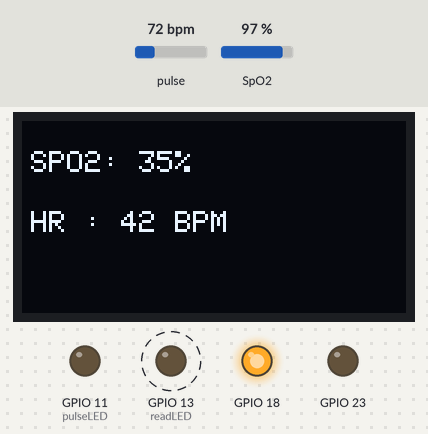
A program run on a simulated ESP32. Parts: 128×64 one-colour display, output pins drawn as LEDs (lit = HIGH). Dashed ring = blinking. The test bench sets the inputs (shaded band); at power-on: pulse 72 bpm, SpO2 97 %. Nothing arrives over Bluetooth unless stated; a phone connects over Bluetooth LE 3 s after start; what the program prints to the serial monitor is not drawn.

Above: at 56.8 s.
Timing chart, 0 to 130.0 s (numbered marks = the images above):
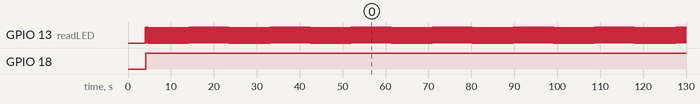

The program:

main.cpp
```cpp
#include "spo2_algorithm.h"
#include <Adafruit_GFX.h>
#include <Adafruit_SSD1306.h>
#include <Arduino.h>
#include <BLEDevice.h>
#include <BLEServer.h>
#include <BLEUtils.h>
#include <MAX30105.h>

#define SERVICE_UUID "4fafc201-1fb5-459e-8fcc-c5c9c331914b"
#define SPO2_CHARACTERISTIC_UUID "beb5483e-36e1-4688-b7f5-ea07361b26a8"
#define PULSE_CHARACTERISTIC_UUID "60467bc8-f5e3-4fca-8f86-ce2d6183d7c2"

MAX30105 particleSensor;

#define MAX_BRIGHTNESS 255

#if defined(AVR_ATmega328P) || defined(AVR_ATmega168)
// Arduino Uno doesn't have enough SRAM to store 100 samples of IR led data and
// red led data in 32-bit format To solve this problem, 16-bit MSB of the
// sampled data will be truncated. Samples become 16-bit data.
uint16_t irBuffer[100];  // infrared LED sensor data
uint16_t redBuffer[100]; // red LED sensor data
#else
uint32_t irBuffer[100];  // infrared LED sensor data
uint32_t redBuffer[100]; // red LED sensor data
#endif

int32_t bufferLength; // data length
int32_t spo2;         // SPO2 value
int8_t validSPO2;     // indicator to show if the SPO2 calculation is valid
int32_t heartRate;    // heart rate value
int8_t
    validHeartRate; // indicator to show if the heart rate calculation is valid
int p;
byte pulseLED = 11; // Must be on PWM pin
byte readLED = 13;  // Blinks with each data read

const int lebar = 128;                              // OLED
const int tinggi = 64;                              // OLED
const int reset = 4;                                // OLED
Adafruit_SSD1306 oled(lebar, tinggi, &Wire, reset); // OLED

void setup() {
  Serial.begin(
      115200); // initialize serial communication at 115200 bits per second:

  pinMode(pulseLED, OUTPUT);
  pinMode(readLED, OUTPUT);
  pinMode(23, OUTPUT);
  pinMode(18, OUTPUT);
  oled.begin(SSD1306_SWITCHCAPVCC, 0x3C); // OLED
  oled.clearDisplay();                    // OLED

  // Initialize sensor
  if (!particleSensor.begin(
          Wire, I2C_SPEED_FAST)) // Use default I2C port, 400kHz speed
  {
    Serial.println(F("MAX30105 was not found. Please check wiring/power."));
    while (1)
      ;
  }

  Serial.println(F("Attach sensor to finger with rubber band. Press any key to "
                   "start conversion"));
  // while (Serial.available() == 0) ; //wait until user presses a key
  //  Serial.read();

  byte ledBrightness = 60; // Options: 0=Off to 255=50mA
  byte sampleAverage = 4;  // Options: 1, 2, 4, 8, 16, 32
  byte ledMode = 2; // Options: 1 = Red only, 2 = Red + IR, 3 = Red + IR + Green
  byte sampleRate = 100; // Options: 50, 100, 200, 400, 800, 1000, 1600, 3200
  int pulseWidth = 411;  // Options: 69, 118, 215, 411
  int adcRange = 4096;   // Options: 2048, 4096, 8192, 16384

  particleSensor.setup(ledBrightness, sampleAverage, ledMode, sampleRate,
                       pulseWidth,
                       adcRange); // Configure sensor with these settings
}

void loop() {
  bufferLength =
      100; // buffer length of 100 stores 4 seconds of samples running at 25sps

  // read the first 100 samples, and determine the signal range
  for (byte i = 0; i < bufferLength; i++) {
    while (particleSensor.available() == false) // do we have new data?
      particleSensor.check();                   // Check the sensor for new data

    redBuffer[i] = particleSensor.getRed();
    irBuffer[i] = particleSensor.getIR();
    particleSensor
        .nextSample(); // We're finished with this sample so move to next sample
    Serial.print(F("red="));
    Serial.print(redBuffer[i], DEC);
    Serial.print(F(", ir="));
    Serial.println(irBuffer[i], DEC);
  }

  // calculate heart rate and SpO2 after first 100 samples (first 4 seconds of
  // samples)
  BLEDevice::init("Heart Check Device");
  BLEServer *pServer = BLEDevice::createServer();
  BLEService *pService = pServer->createService(SERVICE_UUID);
  BLECharacteristic *spo2Characteristic = pService->createCharacteristic(
      SPO2_CHARACTERISTIC_UUID,
      BLECharacteristic::PROPERTY_READ | BLECharacteristic::PROPERTY_WRITE);

  BLECharacteristic *pulseCharacteristics = pService->createCharacteristic(
      PULSE_CHARACTERISTIC_UUID,
      BLECharacteristic::PROPERTY_READ | BLECharacteristic::PROPERTY_WRITE);

  // initial value
  spo2Characteristic->setValue("0");
  pulseCharacteristics->setValue("0");

  pService->start();
  BLEAdvertising *pAdvertising = pServer->getAdvertising();

  pAdvertising->addServiceUUID(SERVICE_UUID);
  pAdvertising->setScanResponse(true);
  pAdvertising->setMinPreferred(0x06);

  pAdvertising->setMinPreferred(0x12);
  pAdvertising->start();

  maxim_heart_rate_and_oxygen_saturation(irBuffer, bufferLength, redBuffer,
                                         &spo2, &validSPO2, &heartRate,
                                         &validHeartRate);

  // Continuously taking samples from MAX30102.  Heart rate and SpO2 are
  // calculated every 1 second
  while (1) {
    // dumping the first 25 sets of samples in the memory and shift the last 75
    // sets of samples to the top
    for (byte i = 25; i < 100; i++) {
      redBuffer[i - 25] = redBuffer[i];
      irBuffer[i - 25] = irBuffer[i];
    }
    Serial.println("Reading...");

    // take 25 sets of samples before calculating the heart rate.
    for (byte i = 75; i < 100; i++) {
      while (particleSensor.available() == false) // do we have new data?
        particleSensor.check(); // Check the sensor for new data

      digitalWrite(
          readLED,
          !digitalRead(readLED)); // Blink onboard LED with every data read

      redBuffer[i] = particleSensor.getRed();
      irBuffer[i] = particleSensor.getIR();
      particleSensor.nextSample(); // We're finished with this sample so move to
                                   // next sample

      // send samples and calculation result to terminal program through UART
      Serial.print(p);
      Serial.print(F("red="));
      Serial.print(redBuffer[i], DEC);
      Serial.print(F(", ir="));
      Serial.print(irBuffer[i], DEC);

      Serial.print(F(", HR="));
      Serial.print(heartRate, DEC);

      Serial.print(F(", HRvalid="));
      Serial.print(validHeartRate, DEC);

      Serial.print(F(", SPO2="));
      Serial.print(spo2, DEC);

      Serial.print(F(", SPO2Valid="));
      Serial.println(validSPO2, DEC);
      // p += 1 ;
      // long irValue =  particleSensor.getIR();

      if (particleSensor.getIR() <
          7000) { // If no finger is detected it inform the user and put the
                  // average BPM to 0 or it will be stored for the next measure
        oled.clearDisplay();
        oled.setTextSize(1);
        oled.setTextColor(WHITE);
        oled.setCursor(30, 5);
        oled.println("Please Place ");
        oled.setCursor(30, 15);
        oled.println("your finger ");
        oled.display();
        digitalWrite(23, LOW);
        digitalWrite(17, LOW);
        digitalWrite(18, LOW);
        digitalWrite(19, LOW);
      };

      if (particleSensor.getIR() > 7000 and validHeartRate == 1) {
        spo2 = redBuffer[i] / 2557;     // persamaan utk kalibrasi spo2
        heartRate = irBuffer[i] / 2381; // persamaan utk kalibrasi heeartrate
        spo2Characteristic->setValue(String(spo2).c_str());
        pulseCharacteristics->setValue(String(heartRate).c_str());
        String pulseValue = pulseCharacteristics->getValue().c_str();
        String spo2Value = spo2Characteristic->getValue().c_str();
        Serial.println(pulseValue);
        Serial.println(spo2Value);
        oled.clearDisplay();
        oled.setTextSize(1.99);
        oled.setTextColor(WHITE);
        oled.setCursor(3, 10);
        oled.print("SPO2: ");
        oled.print(spo2);
        oled.println("%");
        oled.setCursor(3, 30);
        oled.print("HR : ");
        oled.print(heartRate);
        oled.println(" BPM");
        oled.display();
        oled.clearDisplay();
        if (spo2 > 94 and spo2 < 102) {
          digitalWrite(23, HIGH);
          digitalWrite(18, LOW);
        };
        if (spo2 > 30 and spo2 < 93) {

          digitalWrite(18, HIGH);
          digitalWrite(23, LOW);
        };

        // 23 hijau, heartrate
        // 19 merah, heartrate
        // 18 hijau, spo2
        // 17 merah, spo2
      };
    }

    // After gathering 25 new samples recalculate HR and SP02
    maxim_heart_rate_and_oxygen_saturation(irBuffer, bufferLength, redBuffer,
                                           &spo2, &validSPO2, &heartRate,
                                           &validHeartRate);
  }
}
```

bluetooth.hpp
```cpp
#pragma once
#include <Arduino.h>
#include <BLEServer.h>

#define SERVICE_UUID "4fafc201-1fb5-459e-8fcc-c5c9c331914b"
#define SPO2_CHARACTERISTIC_UUID "beb5483e-36e1-4688-b7f5-ea07361b26a8"
#define PULSE_CHARACTERISTIC_UUID "60467bc8-f5e3-4fca-8f86-ce2d6183d7c2"

BLEServer *createBluetoothServer();
String getCharacteristicValue(BLEServer *, const char *);
void changeCharacteristicValue(BLEServer *server, const char *uuid,
                               const char *value);
```

bluetooth.cpp
```cpp
#include "bluetooth.hpp"
#include <Arduino.h>
#include <BLEDevice.h>
#include <BLEServer.h>
#include <BLEUtils.h>

BLEServer *createBluetoothServer() {
  BLEDevice::init("Heart Check Device");
  BLEServer *pServer = BLEDevice::createServer();
  BLEService *pService = pServer->createService(SERVICE_UUID);

  BLECharacteristic *spo2Characteristic = pService->createCharacteristic(
      SPO2_CHARACTERISTIC_UUID,
      BLECharacteristic::PROPERTY_READ | BLECharacteristic::PROPERTY_WRITE);

  BLECharacteristic *pulseCharacteristics = pService->createCharacteristic(
      PULSE_CHARACTERISTIC_UUID,
      BLECharacteristic::PROPERTY_READ | BLECharacteristic::PROPERTY_WRITE);

  // initial value
  spo2Characteristic->setValue("0");
  pulseCharacteristics->setValue("0");

  pService->start();
  BLEAdvertising *pAdvertising = pServer->getAdvertising();

  pAdvertising->addServiceUUID(SERVICE_UUID);
  pAdvertising->setScanResponse(true);
  pAdvertising->setMinPreferred(0x06);

  pAdvertising->setMinPreferred(0x12);
  pAdvertising->start();

  return pServer;
}

String getCharacteristicValue(BLEServer *server, const char *uuid) {
  BLEService *service = server->getServiceByUUID(SERVICE_UUID);
  BLECharacteristic *characteristic = service->getCharacteristic(uuid);

  return characteristic->getValue().c_str();
}

void changeCharacteristicValue(BLEServer *server, const char *uuid,
                               const char *value) {
  BLEService *service = server->getServiceByUUID(SERVICE_UUID);
  BLECharacteristic *characteristic = service->getCharacteristic(uuid);

  characteristic->setValue(value);
}
```

Measured:
- by itself, GPIO 18: LOW → HIGH at 4.1 s
